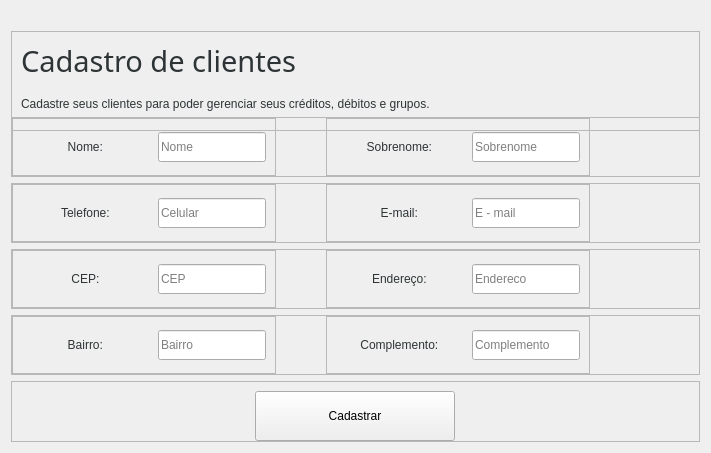
     <widget class="QWidget" name="tbCadastraCliente">
      <property name="styleSheet">
       <string notr="true"/>
      </property>
      <attribute name="title">
       <string>Cadastro</string>
      </attribute>
      <layout class="QGridLayout" name="gridLayout_2">
       <item row="0" column="0">
        <widget class="QFrame" name="frCabecalho">
         <property name="minimumSize">
          <size>
           <width>600</width>
           <height>100</height>
          </size>
         </property>
         <property name="maximumSize">
          <size>
           <width>16777215</width>
           <height>60</height>
          </size>
         </property>
         <property name="frameShape">
          <enum>QFrame::StyledPanel</enum>
         </property>
         <property name="frameShadow">
          <enum>QFrame::Raised</enum>
         </property>
         <layout class="QVBoxLayout" name="verticalLayout_3">
          <property name="spacing">
           <number>6</number>
          </property>
          <property name="leftMargin">
           <number>9</number>
          </property>
          <property name="topMargin">
           <number>9</number>
          </property>
          <item>
           <widget class="QLabel" name="lbTitulo">
            <property name="font">
             <font>
              <family>Fira Sans</family>
              <pointsize>22</pointsize>
              <weight>37</weight>
              <italic>false</italic>
              <bold>false</bold>
             </font>
            </property>
            <property name="styleSheet">
             <string notr="true">color: rgb(46, 52, 54)</string>
            </property>
            <property name="text">
             <string>Cadastro de clientes</string>
            </property>
           </widget>
          </item>
          <item>
           <widget class="QLabel" name="lbCorpo">
            <property name="styleSheet">
             <string notr="true">color: rgb(46, 52, 54)</string>
            </property>
            <property name="text">
             <string>Cadastre seus clientes para poder gerenciar seus créditos, débitos e grupos.</string>
            </property>
           </widget>
          </item>
         </layout>
        </widget>
       </item>
       <item row="1" column="0">
        <widget class="QFrame" name="frNomeSobrenome">
         <property name="minimumSize">
          <size>
           <width>600</width>
           <height>60</height>
          </size>
         </property>
         <property name="frameShape">
          <enum>QFrame::StyledPanel</enum>
         </property>
         <property name="frameShadow">
          <enum>QFrame::Raised</enum>
         </property>
         <layout class="QHBoxLayout" name="horizontalLayout_5">
          <property name="spacing">
           <number>50</number>
          </property>
          <property name="leftMargin">
           <number>0</number>
          </property>
          <property name="topMargin">
           <number>0</number>
          </property>
          <property name="rightMargin">
           <number>9</number>
          </property>
          <property name="bottomMargin">
           <number>0</number>
          </property>
          <item>
           <widget class="QFrame" name="frNome">
            <property name="frameShape">
             <enum>QFrame::StyledPanel</enum>
            </property>
            <property name="frameShadow">
             <enum>QFrame::Raised</enum>
            </property>
            <layout class="QHBoxLayout" name="horizontalLayout_9">
             <property name="leftMargin">
              <number>9</number>
             </property>
             <item>
              <widget class="QLabel" name="lbNome">
               <property name="minimumSize">
                <size>
                 <width>130</width>
                 <height>0</height>
                </size>
               </property>
               <property name="maximumSize">
                <size>
                 <width>150</width>
                 <height>30</height>
                </size>
               </property>
               <property name="styleSheet">
                <string notr="true">color: rgb(46, 52, 54)</string>
               </property>
               <property name="text">
                <string>Nome:    </string>
               </property>
               <property name="textFormat">
                <enum>Qt::RichText</enum>
               </property>
               <property name="alignment">
                <set>Qt::AlignCenter</set>
               </property>
              </widget>
             </item>
             <item>
              <widget class="QLineEdit" name="leNome">
               <property name="minimumSize">
                <size>
                 <width>0</width>
                 <height>30</height>
                </size>
               </property>
               <property name="maximumSize">
                <size>
                 <width>600</width>
                 <height>16777215</height>
                </size>
               </property>
               <property name="styleSheet">
                <string notr="true"/>
               </property>
               <property name="inputMask">
                <string/>
               </property>
               <property name="text">
                <string/>
               </property>
               <property name="placeholderText">
                <string>Nome</string>
               </property>
              </widget>
             </item>
            </layout>
            <zorder>leNome</zorder>
            <zorder>lbNome</zorder>
           </widget>
          </item>
          <item>
           <widget class="QFrame" name="frSobrenome">
            <property name="frameShape">
             <enum>QFrame::StyledPanel</enum>
            </property>
            <property name="frameShadow">
             <enum>QFrame::Raised</enum>
            </property>
            <layout class="QHBoxLayout" name="horizontalLayout_10">
             <property name="leftMargin">
              <number>9</number>
             </property>
             <item>
              <widget class="QLabel" name="lbSobrenome">
               <property name="minimumSize">
                <size>
                 <width>130</width>
                 <height>30</height>
                </size>
               </property>
               <property name="maximumSize">
                <size>
                 <width>150</width>
                 <height>30</height>
                </size>
               </property>
               <property name="styleSheet">
                <string notr="true">color: rgb(46, 52, 54)</string>
               </property>
               <property name="text">
                <string>Sobrenome:    </string>
               </property>
               <property name="textFormat">
                <enum>Qt::RichText</enum>
               </property>
               <property name="alignment">
                <set>Qt::AlignCenter</set>
               </property>
              </widget>
             </item>
             <item>
              <widget class="QLineEdit" name="leSobrenome">
               <property name="minimumSize">
                <size>
                 <width>0</width>
                 <height>30</height>
                </size>
               </property>
               <property name="maximumSize">
                <size>
                 <width>600</width>
                 <height>16777215</height>
                </size>
               </property>
               <property name="styleSheet">
                <string notr="true"/>
               </property>
               <property name="placeholderText">
                <string>Sobrenome</string>
               </property>
              </widget>
             </item>
            </layout>
            <zorder>leSobrenome</zorder>
            <zorder>lbSobrenome</zorder>
           </widget>
          </item>
          <item>
           <spacer name="horizontalSpacer">
            <property name="orientation">
             <enum>Qt::Horizontal</enum>
            </property>
            <property name="sizeType">
             <enum>QSizePolicy::Fixed</enum>
            </property>
            <property name="sizeHint" stdset="0">
             <size>
              <width>100</width>
              <height>20</height>
             </size>
            </property>
           </spacer>
          </item>
         </layout>
        </widget>
       </item>
       <item row="5" column="0">
        <widget class="QFrame" name="frame">
         <property name="maximumSize">
          <size>
           <width>16777215</width>
           <height>100</height>
          </size>
         </property>
         <property name="frameShape">
          <enum>QFrame::StyledPanel</enum>
         </property>
         <property name="frameShadow">
          <enum>QFrame::Raised</enum>
         </property>
         <layout class="QHBoxLayout" name="horizontalLayout">
          <property name="spacing">
           <number>6</number>
          </property>
          <property name="leftMargin">
           <number>9</number>
          </property>
          <property name="bottomMargin">
           <number>0</number>
          </property>
          <item>
           <widget class="QPushButton" name="pbCadastrar">
            <property name="minimumSize">
             <size>
              <width>80</width>
              <height>50</height>
             </size>
            </property>
            <property name="maximumSize">
             <size>
              <width>200</width>
              <height>50</height>
             </size>
            </property>
            <property name="layoutDirection">
             <enum>Qt::LeftToRight</enum>
            </property>
            <property name="styleSheet">
             <string notr="true"/>
            </property>
            <property name="text">
             <string>Cadastrar</string>
            </property>
           </widget>
          </item>
         </layout>
        </widget>
       </item>
       <item row="2" column="0">
        <widget class="QFrame" name="frEmailTel">
         <property name="minimumSize">
          <size>
           <width>600</width>
           <height>60</height>
          </size>
         </property>
         <property name="frameShape">
          <enum>QFrame::StyledPanel</enum>
         </property>
         <property name="frameShadow">
          <enum>QFrame::Raised</enum>
         </property>
         <layout class="QHBoxLayout" name="horizontalLayout_6">
          <property name="spacing">
           <number>50</number>
          </property>
          <property name="leftMargin">
           <number>0</number>
          </property>
          <property name="topMargin">
           <number>0</number>
          </property>
          <property name="rightMargin">
           <number>9</number>
          </property>
          <property name="bottomMargin">
           <number>0</number>
          </property>
          <item>
           <widget class="QFrame" name="frTel">
            <property name="frameShape">
             <enum>QFrame::StyledPanel</enum>
            </property>
            <property name="frameShadow">
             <enum>QFrame::Raised</enum>
            </property>
            <layout class="QHBoxLayout" name="horizontalLayout_11">
             <property name="leftMargin">
              <number>9</number>
             </property>
             <item>
              <widget class="QLabel" name="lbTel">
               <property name="minimumSize">
                <size>
                 <width>130</width>
                 <height>0</height>
                </size>
               </property>
               <property name="maximumSize">
                <size>
                 <width>150</width>
                 <height>30</height>
                </size>
               </property>
               <property name="styleSheet">
                <string notr="true">color: rgb(46, 52, 54)</string>
               </property>
               <property name="text">
                <string>Telefone:    </string>
               </property>
               <property name="textFormat">
                <enum>Qt::RichText</enum>
               </property>
               <property name="alignment">
                <set>Qt::AlignCenter</set>
               </property>
              </widget>
             </item>
             <item>
              <widget class="QLineEdit" name="leTel">
               <property name="minimumSize">
                <size>
                 <width>0</width>
                 <height>30</height>
                </size>
               </property>
               <property name="maximumSize">
                <size>
                 <width>600</width>
                 <height>16777215</height>
                </size>
               </property>
               <property name="styleSheet">
                <string notr="true"/>
               </property>
               <property name="placeholderText">
                <string>Celular</string>
               </property>
              </widget>
             </item>
            </layout>
           </widget>
          </item>
          <item>
           <widget class="QFrame" name="frEmail">
            <property name="frameShape">
             <enum>QFrame::StyledPanel</enum>
            </property>
            <property name="frameShadow">
             <enum>QFrame::Raised</enum>
            </property>
            <layout class="QHBoxLayout" name="horizontalLayout_12">
             <property name="leftMargin">
              <number>9</number>
             </property>
             <item>
              <widget class="QLabel" name="lbEmail">
               <property name="minimumSize">
                <size>
                 <width>130</width>
                 <height>0</height>
                </size>
               </property>
               <property name="maximumSize">
                <size>
                 <width>150</width>
                 <height>30</height>
                </size>
               </property>
               <property name="styleSheet">
                <string notr="true">color: rgb(46, 52, 54)</string>
               </property>
               <property name="text">
                <string>&lt;html&gt;&lt;head/&gt;&lt;body&gt;&lt;p align=&quot;center&quot;&gt;E-mail:    &lt;/p&gt;&lt;/body&gt;&lt;/html&gt;</string>
               </property>
               <property name="textFormat">
                <enum>Qt::RichText</enum>
               </property>
               <property name="alignment">
                <set>Qt::AlignCenter</set>
               </property>
              </widget>
             </item>
             <item>
              <widget class="QLineEdit" name="leEmail">
               <property name="minimumSize">
                <size>
                 <width>0</width>
                 <height>30</height>
                </size>
               </property>
               <property name="maximumSize">
                <size>
                 <width>600</width>
                 <height>16777215</height>
                </size>
               </property>
               <property name="styleSheet">
                <string notr="true"/>
               </property>
               <property name="placeholderText">
                <string>E - mail</string>
               </property>
              </widget>
             </item>
            </layout>
           </widget>
          </item>
          <item>
           <spacer name="horizontalSpacer_2">
            <property name="orientation">
             <enum>Qt::Horizontal</enum>
            </property>
            <property name="sizeType">
             <enum>QSizePolicy::Fixed</enum>
            </property>
            <property name="sizeHint" stdset="0">
             <size>
              <width>100</width>
              <height>20</height>
             </size>
            </property>
           </spacer>
          </item>
         </layout>
        </widget>
       </item>
       <item row="3" column="0">
        <widget class="QFrame" name="frCepEnd">
         <property name="minimumSize">
          <size>
           <width>600</width>
           <height>60</height>
          </size>
         </property>
         <property name="frameShape">
          <enum>QFrame::StyledPanel</enum>
         </property>
         <property name="frameShadow">
          <enum>QFrame::Raised</enum>
         </property>
         <layout class="QHBoxLayout" name="horizontalLayout_7">
          <property name="spacing">
           <number>50</number>
          </property>
          <property name="leftMargin">
           <number>0</number>
          </property>
          <property name="topMargin">
           <number>0</number>
          </property>
          <property name="rightMargin">
           <number>9</number>
          </property>
          <property name="bottomMargin">
           <number>0</number>
          </property>
          <item>
           <widget class="QFrame" name="frCep">
            <property name="frameShape">
             <enum>QFrame::StyledPanel</enum>
            </property>
            <property name="frameShadow">
             <enum>QFrame::Raised</enum>
            </property>
            <layout class="QHBoxLayout" name="horizontalLayout_13">
             <property name="leftMargin">
              <number>9</number>
             </property>
             <item>
              <widget class="QLabel" name="lbCep">
               <property name="minimumSize">
                <size>
                 <width>130</width>
                 <height>0</height>
                </size>
               </property>
               <property name="maximumSize">
                <size>
                 <width>150</width>
                 <height>30</height>
                </size>
               </property>
               <property name="styleSheet">
                <string notr="true">color: rgb(46, 52, 54)</string>
               </property>
               <property name="text">
                <string>&lt;html&gt;&lt;head/&gt;&lt;body&gt;&lt;p align=&quot;center&quot;&gt;CEP:    &lt;/p&gt;&lt;/body&gt;&lt;/html&gt;</string>
               </property>
               <property name="textFormat">
                <enum>Qt::RichText</enum>
               </property>
               <property name="alignment">
                <set>Qt::AlignCenter</set>
               </property>
              </widget>
             </item>
             <item>
              <widget class="QLineEdit" name="leCep">
               <property name="minimumSize">
                <size>
                 <width>0</width>
                 <height>30</height>
                </size>
               </property>
               <property name="maximumSize">
                <size>
                 <width>600</width>
                 <height>16777215</height>
                </size>
               </property>
               <property name="styleSheet">
                <string notr="true"/>
               </property>
               <property name="placeholderText">
                <string>CEP</string>
               </property>
              </widget>
             </item>
            </layout>
           </widget>
          </item>
          <item>
           <widget class="QFrame" name="frEndereco">
            <property name="frameShape">
             <enum>QFrame::StyledPanel</enum>
            </property>
            <property name="frameShadow">
             <enum>QFrame::Raised</enum>
            </property>
            <layout class="QHBoxLayout" name="horizontalLayout_14">
             <property name="leftMargin">
              <number>9</number>
             </property>
             <item>
              <widget class="QLabel" name="lbEnd">
               <property name="minimumSize">
                <size>
                 <width>130</width>
                 <height>0</height>
                </size>
               </property>
               <property name="maximumSize">
                <size>
                 <width>150</width>
                 <height>30</height>
                </size>
               </property>
               <property name="styleSheet">
                <string notr="true">color: rgb(46, 52, 54)</string>
               </property>
               <property name="text">
                <string>&lt;html&gt;&lt;head/&gt;&lt;body&gt;&lt;p align=&quot;center&quot;&gt;Endereço:     &lt;/p&gt;&lt;/body&gt;&lt;/html&gt;</string>
               </property>
               <property name="textFormat">
                <enum>Qt::RichText</enum>
               </property>
               <property name="alignment">
                <set>Qt::AlignCenter</set>
               </property>
              </widget>
             </item>
             <item>
              <widget class="QLineEdit" name="leEnd">
               <property name="minimumSize">
                <size>
                 <width>0</width>
                 <height>30</height>
                </size>
               </property>
               <property name="maximumSize">
                <size>
                 <width>600</width>
                 <height>16777215</height>
                </size>
               </property>
               <property name="styleSheet">
                <string notr="true"/>
               </property>
               <property name="placeholderText">
                <string>Endereco</string>
               </property>
              </widget>
             </item>
            </layout>
           </widget>
          </item>
          <item>
           <spacer name="horizontalSpacer_3">
            <property name="orientation">
             <enum>Qt::Horizontal</enum>
            </property>
            <property name="sizeType">
             <enum>QSizePolicy::Fixed</enum>
            </property>
            <property name="sizeHint" stdset="0">
             <size>
              <width>100</width>
              <height>20</height>
             </size>
            </property>
           </spacer>
          </item>
         </layout>
        </widget>
       </item>
       <item row="4" column="0">
        <widget class="QFrame" name="frBairroCompl">
         <property name="minimumSize">
          <size>
           <width>600</width>
           <height>60</height>
          </size>
         </property>
         <property name="frameShape">
          <enum>QFrame::StyledPanel</enum>
         </property>
         <property name="frameShadow">
          <enum>QFrame::Raised</enum>
         </property>
         <layout class="QHBoxLayout" name="horizontalLayout_8">
          <property name="spacing">
           <number>50</number>
          </property>
          <property name="leftMargin">
           <number>0</number>
          </property>
          <property name="topMargin">
           <number>0</number>
          </property>
          <property name="rightMargin">
           <number>9</number>
          </property>
          <property name="bottomMargin">
           <number>0</number>
          </property>
          <item>
           <widget class="QFrame" name="frBairro">
            <property name="frameShape">
             <enum>QFrame::StyledPanel</enum>
            </property>
            <property name="frameShadow">
             <enum>QFrame::Raised</enum>
            </property>
            <layout class="QHBoxLayout" name="horizontalLayout_15">
             <property name="leftMargin">
              <number>9</number>
             </property>
             <item>
              <widget class="QLabel" name="lbBairro">
               <property name="minimumSize">
                <size>
                 <width>130</width>
                 <height>0</height>
                </size>
               </property>
               <property name="maximumSize">
                <size>
                 <width>150</width>
                 <height>30</height>
                </size>
               </property>
               <property name="styleSheet">
                <string notr="true">color: rgb(46, 52, 54)</string>
               </property>
               <property name="text">
                <string>Bairro:    </string>
               </property>
               <property name="textFormat">
                <enum>Qt::RichText</enum>
               </property>
               <property name="alignment">
                <set>Qt::AlignCenter</set>
               </property>
              </widget>
             </item>
             <item>
              <widget class="QLineEdit" name="leBairro">
               <property name="minimumSize">
                <size>
                 <width>0</width>
                 <height>30</height>
                </size>
               </property>
               <property name="maximumSize">
                <size>
                 <width>600</width>
                 <height>16777215</height>
                </size>
               </property>
               <property name="styleSheet">
                <string notr="true"/>
               </property>
               <property name="placeholderText">
                <string>Bairro</string>
               </property>
              </widget>
             </item>
            </layout>
           </widget>
          </item>
          <item>
           <widget class="QFrame" name="frComplemento">
            <property name="frameShape">
             <enum>QFrame::StyledPanel</enum>
            </property>
            <property name="frameShadow">
             <enum>QFrame::Raised</enum>
            </property>
            <layout class="QHBoxLayout" name="horizontalLayout_16">
             <property name="leftMargin">
              <number>9</number>
             </property>
             <item>
              <widget class="QLabel" name="lbCompl">
               <property name="minimumSize">
                <size>
                 <width>130</width>
                 <height>0</height>
                </size>
               </property>
               <property name="maximumSize">
                <size>
                 <width>150</width>
                 <height>30</height>
                </size>
               </property>
               <property name="styleSheet">
                <string notr="true">color: rgb(46, 52, 54)</string>
               </property>
               <property name="text">
                <string>&lt;html&gt;&lt;head/&gt;&lt;body&gt;&lt;p align=&quot;center&quot;&gt;Complemento:    &lt;/p&gt;&lt;/body&gt;&lt;/html&gt;</string>
               </property>
               <property name="textFormat">
                <enum>Qt::RichText</enum>
               </property>
               <property name="alignment">
                <set>Qt::AlignCenter</set>
               </property>
              </widget>
             </item>
             <item>
              <widget class="QLineEdit" name="leCompl">
               <property name="minimumSize">
                <size>
                 <width>0</width>
                 <height>30</height>
                </size>
               </property>
               <property name="maximumSize">
                <size>
                 <width>600</width>
                 <height>16777215</height>
                </size>
               </property>
               <property name="styleSheet">
                <string notr="true"/>
               </property>
               <property name="placeholderText">
                <string>Complemento</string>
               </property>
              </widget>
             </item>
            </layout>
           </widget>
          </item>
          <item>
           <spacer name="horizontalSpacer_4">
            <property name="orientation">
             <enum>Qt::Horizontal</enum>
            </property>
            <property name="sizeType">
             <enum>QSizePolicy::Fixed</enum>
            </property>
            <property name="sizeHint" stdset="0">
             <size>
              <width>100</width>
              <height>20</height>
             </size>
            </property>
           </spacer>
          </item>
         </layout>
        </widget>
       </item>
      </layout>
     </widget>
